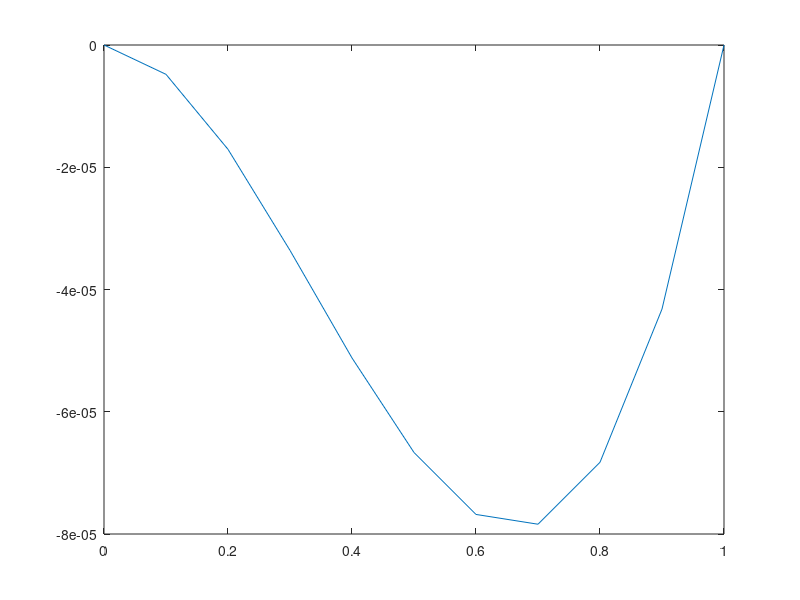

The MATLAB script that drew this image:
clear all

% THIS SOLVES A SIMPLY SUPPORTED BEAM PROBLEM
%% Constants
%%% Constant Definitions
n = 1; %number of nodes
L = 1; %beam length
Le = L/n;% element length
EI = 10000; %Young's Modulus and Moment of Inertia for beam
p = 100; % Density 

%% Mass Matrix
%Populate Mass Matrix
Me = zeros(4);

%Mass matrix for one element
Me(1,1) = 156;
Me(2,1) = 22*Le;
Me(3,1) = 54;
Me(4,1) = -13*Le;

Me(2,2) = 4*Le^2;
Me(3,2) = 13*Le;
Me(4,2) = -3*Le^2;

Me(3,3) = 156;
Me(4,3) = -22*Le;

Me(4,4) = 4*Le^2;

% Reflect matrix along diagonal
Me = Me+tril(Me,-1).';

N = 2*n + 2; %dimensions of final matrix

%Mass matrix for all elements
M = zeros(N);

[r,c]=size(Me);
d = 0;
for i = 1:n
    xpos=i+d;ypos=i+d;
    M(xpos:xpos+r-1,ypos:ypos+c-1)=Me;
    d = d+1;
end

% Adjust for elements where nodes add up
for i=3:N-2
    if mod(i,2) == 1
        M(i,i) = 156*2;
        M(i+1,i) = 0;
        M(i,i+1) = 0;
    else
        M(i,i) = 8*Le^2;
        M(i+1,i) = 13*Le;
        M(i,i+1) = 13*Le;
    end
end

M = ((p*Le)/420)*M;

%% Stiffness Matrix
% Populate Stiffness Matrix
Ke = zeros(4);

%Mass matrix for one element
Ke(1,1) = 12;
Ke(2,1) = 6*Le;
Ke(3,1) = -12;
Ke(4,1) = 6*Le;

Ke(2,2) = 4*Le^2;
Ke(3,2) = -6*Le;
Ke(4,2) = 2*Le^2;

Ke(3,3) = 12;
Ke(4,3) = -6*Le;

Ke(4,4) = 4*Le^2;

% Reflect matrix along diagonal
Ke = Ke+tril(Ke,-1).';

N = 2*n + 2; %dimensions of final matrix

%Mass matrix for all elements
K = zeros(N);

[r,c]=size(Me);
d = 0;
for i = 1:n
    xpos=i+d;ypos=i+d;
    K(xpos:xpos+r-1,ypos:ypos+c-1)=Ke;
    d = d+1;
end

% Adjust for elements where nodes add up
for i=3:N-2
    if mod(i,2) == 1
        K(i,i) = 24;
        K(i+1,i) = 0;
        K(i,i+1) = 0;
    else
        K(i,i) = 8*Le^2;
        K(i+1,i) = -6*Le;
        K(i,i+1) = -6*Le;
    end
end

K = (EI/Le^3)*K;

%% Force Vector
F = [0; 16]; %temporary force vector

%% Reduce by removing known node displacements

% Remove first row/col and second to last row/col for simple supports
K = K([2:end-2,end],[2:end-2,end]);

M = M([2:end-2,end],[2:end-2,end]);

% % Remove first/last  2 rows and first/last column to account for fixed ends
% K = K([3:end-2],[3:end-2]);
% 
% M = M([3:end-2],[3:end-2]);

%% Solve the static problem
u = K\F;
u = vertcat(0,u(1),0,u(2));

% Plot
x = 0:Le:L;
s = 0:0.1:1;

% Use shape functions to find deflection of entire beam
N1 = 1 - 3*(s/Le).^2 + 2*(s/Le).^3;
N2 = Le *(s/Le).*((s/Le)-1).^2;
N3 = ((s/Le).^2).*(3-2*(s/Le));
N4 = Le*((s/Le).^2).*((s/Le)-1);

w1 = N3*u(3) + N4*u(4);
% w2 = N1*u(3) + N2*u(4) + N3*u(5) + N4*u(6);
% w3 = N1*u(5) + N2*u(6) + N3*u(7) + N4*u(8);
% w4 = N1*u(7) + N2*u(8) ;

% hold on
plot(linspace(0,1,length(s)),w1);
% plot(linspace(0.25,0.5,length(s)),w2);
% plot(linspace(0.5,0.75,length(s)),w3);
% plot(linspace(0.75,1,length(s)),w4);


% j = 1;
% for i = 1:2:length(x)
%     w = N1*u(i)+N2*u(i+1)+N3*u(i+2)+N4*u(i+3);
%     plot((s+j)/4*n,w);
%     j = j+1;
%     hold on
% end





% %% Convert second order ODE ([M]q'' + [K]q = P) to set of first order ODEs
% [r,c] = size(M);
% 
% M_1 = vertcat(horzcat(zeros(r),M),horzcat(eye(r),zeros(r)));
% K_1 = vertcat(horzcat(K,zeros(r)),horzcat(zeros(r),eye(r)));
% F_1 = vertcat(F,zeros(r,1));


